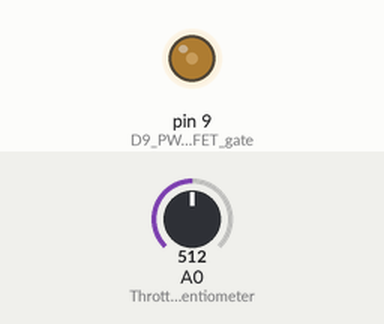
This program was run on a simulated Arduino Nano, built with avr-gcc and run on an emulated ATmega328P. On the bench: output pins drawn as LEDs (lit = HIGH). The test bench sets the inputs (shaded band); at power-on: A0 (Throttle_potentiometer) = 512.

Above: at 1.2 s.
1.3 s: A0 (Throttle_potentiometer) set to 900
At 4.1 s:
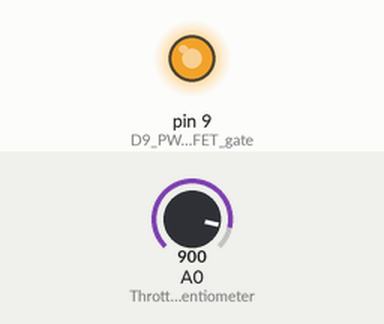
4.3 s: A0 (Throttle_potentiometer) set to 0
At 6.9 s:
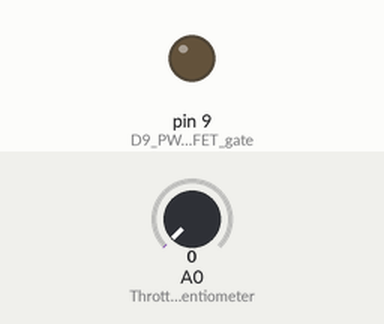
7.3 s: A0 (Throttle_potentiometer) set to 122
At 7.45 s:
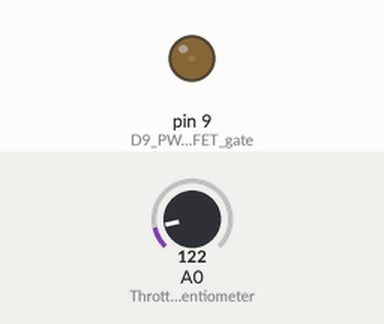
Timing chart, 0 to 10.3 s (numbered marks = the images above; inputs shaded):
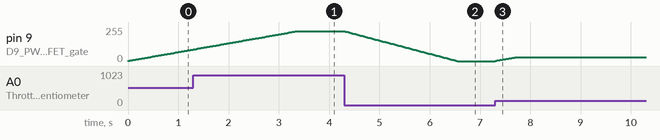

Measured:
- after the input at 4.3 s, pin 9 (D9_PWM_to_MOSFET_gate): moves from 224/255 to 0/255 over 2.2 s, starting at once
- after the input at 7.3 s, pin 9 (D9_PWM_to_MOSFET_gate): moves from 0/255 to 30/255 over 0.42 s, starting at once

The program:

main.cpp
```cpp
#include <Arduino.h>

// Inertia simulation
int targetSpeed = 0;    // where you want to be (0-255)
int currentSpeed = 0;   // where the PWM actually is (0-255)

// Inertia constants — tune these for feel
const int ACCEL_RATE = 2;   // PWM steps per update when accelerating
const int BRAKE_RATE = 3;   // PWM steps per update when braking
const int UPDATE_MS  = 30;  // how often to update (ms)

void setup() {
  pinMode(A0, INPUT);   // Throttle potentiometer
  pinMode(9, OUTPUT);   // D9 PWM to MOSFET gate
}

void loop() {
  // Read throttle — potentiometer on A0
  targetSpeed = map(analogRead(A0), 0, 1023, 0, 255);

  // Chase target with inertia
  if (currentSpeed < targetSpeed) {
    currentSpeed = min(currentSpeed + ACCEL_RATE, targetSpeed);
  } else if (currentSpeed > targetSpeed) {
    currentSpeed = max(currentSpeed - BRAKE_RATE, targetSpeed);
  }

  analogWrite(9, currentSpeed);  // D9 PWM to MOSFET gate
  delay(UPDATE_MS);
}
```
